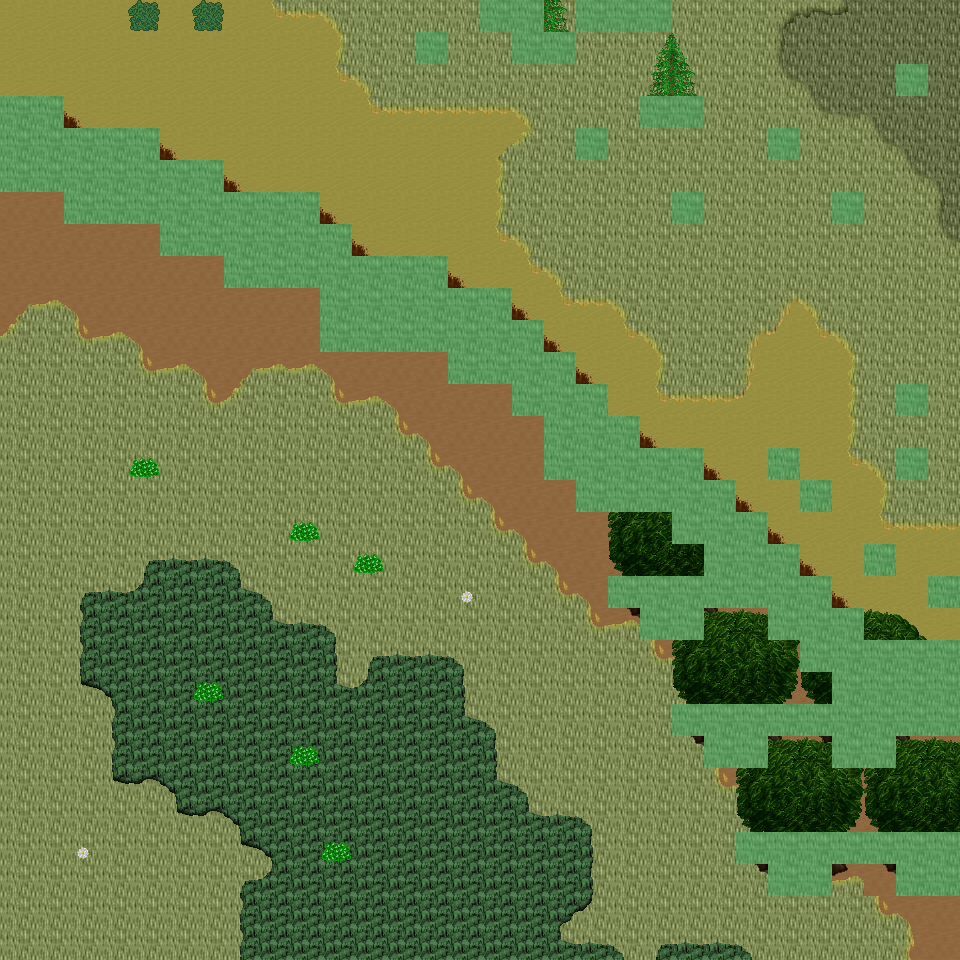

This game map was drawn from its Tiled (.tmx) file and the tilesets committed beside it. A one-line description and the trimmed map source follow:
An orthogonal 30x30 tile map with 32x32 px tiles, 6 tile layers (Ground, Object, Object2, Above, ...), 45 tilesets and 8 objects (8x mapExit).

<map version="1.0" orientation="orthogonal" renderorder="right-down" width="30" height="30" tilewidth="32" tileheight="32" nextobjectid="9">
  <tileset firstgid="1" name="tileset_ground_ground" tilewidth="32" tileheight="32" tilecount="33" columns="3">
    <image source="../drawable/tileset_ground_ground.png" width="96" height="352" />
  </tileset>
  <tileset firstgid="34" name="tileset_ground_ridge_earth_dark" tilewidth="32" tileheight="32" tilecount="96" columns="12">
    <image source="../drawable/tileset_ground_ridge_earth_dark.png" width="384" height="256" />
  </tileset>
  <tileset firstgid="130" name="tileset_plant_grasses" tilewidth="32" tileheight="32" tilecount="6" columns="3">
    <image source="../drawable/tileset_plant_grasses.png" width="96" height="64" />
  </tileset>
  <tileset firstgid="136" name="tileset_ground_ladder_vertical_dark" tilewidth="32" tileheight="32" tilecount="3" columns="3">
    <image source="../drawable/tileset_ground_ladder_vertical_dark.png" width="96" height="32" />
  </tileset>
  <tileset firstgid="139" name="tileset_logic_collision" tilewidth="32" tileheight="32" tilecount="1" columns="1">
    <image source="../drawable/tileset_logic_collision.png" width="32" height="32" />
  </tileset>
  <tileset firstgid="140" name="tileset_ground_grass_corners" tilewidth="32" tileheight="32" tilecount="24" columns="6">
    <image source="../drawable/tileset_ground_grass_corners.png" width="192" height="128" />
  </tileset>
  <tileset firstgid="164" name="tileset_ground_earth_edges" tilewidth="32" tileheight="32" tilecount="18" columns="6">
    <image source="../drawable/tileset_ground_earth_edges.png" width="192" height="96" />
  </tileset>
  <tileset firstgid="182" name="tileset_plant_bush_bushes" tilewidth="32" tileheight="32" tilecount="10" columns="5">
    <image source="../drawable/tileset_plant_bush_bushes.png" width="160" height="64" />
  </tileset>
  <tileset firstgid="192" name="tileset_plant_tree_tree_darkgreen" tilewidth="32" tileheight="32" tilecount="88" columns="8">
    <image source="../drawable/tileset_plant_tree_tree_darkgreen.png" width="256" height="352" />
  </tileset>
  <tileset firstgid="280" name="tileset_ground_rock_pebbles" tilewidth="32" tileheight="32" tilecount="3" columns="1">
    <image source="../drawable/tileset_ground_rock_pebbles.png" width="32" height="96" />
  </tileset>
  <tileset firstgid="283" name="tileset_furniture_sink_jacuzzi_dark_side_on" tilewidth="32" tileheight="32" tilecount="36" columns="3">
    <image source="../drawable/tileset_furniture_sink_jacuzzi_dark_side_on.png" width="96" height="384" />
  </tileset>
  <tileset firstgid="319" name="tileset_furniture_chair_bench_iron_extensible" tilewidth="32" tileheight="32" tilecount="16" columns="4">
    <image source="../drawable/tileset_furniture_chair_bench_iron_extensible.png" width="128" height="128" />
  </tileset>
  <tileset firstgid="335" name="tileset_plant_flower_daisy_blue" tilewidth="32" tileheight="32" tilecount="8" columns="2">
    <image source="../drawable/tileset_plant_flower_daisy_blue.png" width="64" height="128" />
  </tileset>
  <tileset firstgid="343" name="tileset_plant_flower_daisy_red" tilewidth="32" tileheight="32" tilecount="8" columns="2">
    <image source="../drawable/tileset_plant_flower_daisy_red.png" width="64" height="128" />
  </tileset>
  <tileset firstgid="351" name="tileset_plant_flower_daisy_white" tilewidth="32" tileheight="32" tilecount="8" columns="2">
    <image source="../drawable/tileset_plant_flower_daisy_white.png" width="64" height="128" />
  </tileset>
  <tileset firstgid="359" name="tileset_plant_flower_daisy_yellow" tilewidth="32" tileheight="32" tilecount="8" columns="2">
    <image source="../drawable/tileset_plant_flower_daisy_yellow.png" width="64" height="128" />
  </tileset>
  <tileset firstgid="367" name="tileset_plant_bush_hedge" tilewidth="32" tileheight="32" tilecount="35" columns="5">
    <image source="../drawable/tileset_plant_bush_hedge.png" width="160" height="224" />
  </tileset>
  <tileset firstgid="402" name="tileset_plant_tree_evergreen" tilewidth="32" tileheight="32" tilecount="36" columns="3">
    <image source="../drawable/tileset_plant_tree_evergreen.png" width="96" height="384" />
  </tileset>
  <tileset firstgid="438" name="tileset_furniture_light_iron_lamp" tilewidth="32" tileheight="32" tilecount="3" columns="1">
    <image source="../drawable/tileset_furniture_light_iron_lamp.png" width="32" height="96" />
  </tileset>
  <tileset firstgid="441" name="tileset_furniture_light_flames" tilewidth="32" tileheight="32" tilecount="6" columns="6">
    <image source="../drawable/tileset_furniture_light_flames.png" width="192" height="32" />
  </tileset>
  <tileset firstgid="447" name="tileset_item_statue_girl_with_bird" tilewidth="32" tileheight="32" tilecount="12" columns="4">
    <image source="../drawable/tileset_item_statue_girl_with_bird.png" width="128" height="96" />
  </tileset>
  <tileset firstgid="459" name="tileset_object_birds" tilewidth="32" tileheight="32" tilecount="4" columns="2">
    <image source="../drawable/tileset_object_birds.png" width="64" height="64" />
  </tileset>
  <tileset firstgid="463" name="tileset_logic_protection" tilewidth="32" tileheight="32" tilecount="2" columns="2">
    <image source="../drawable/tileset_logic_protection.png" width="64" height="32" />
  </tileset>
  <tileset firstgid="465" name="tileset_plant_tree_spruce" tilewidth="32" tileheight="32" tilecount="6" columns="2">
    <image source="../drawable/tileset_plant_tree_spruce.png" width="64" height="96" />
  </tileset>
  <tileset firstgid="471" name="tileset_plant_tree_taller_trees" tilewidth="32" tileheight="32" tilecount="32" columns="8">
    <image source="../drawable/tileset_plant_tree_taller_trees.png" width="256" height="128" />
  </tileset>
  <tileset firstgid="503" name="tileset_plant_stump_hollow_logs" tilewidth="32" tileheight="32" tilecount="6" columns="3">
    <image source="../drawable/tileset_plant_stump_hollow_logs.png" width="96" height="64" />
  </tileset>
  <tileset firstgid="509" name="tileset_plant_stump_small_stump" tilewidth="32" tileheight="32" tilecount="4" columns="2">
    <image source="../drawable/tileset_plant_stump_small_stump.png" width="64" height="64" />
  </tileset>
  <tileset firstgid="513" name="tileset_ground_grass_2" tilewidth="32" tileheight="32" tilecount="21" columns="3">
    <image source="../drawable/tileset_ground_grass_2.png" width="96" height="224" />
  </tileset>
  <tileset firstgid="534" name="tileset_ground_water_waterfall" tilewidth="32" tileheight="32" tilecount="120" columns="8">
    <image source="../drawable/tileset_ground_water_waterfall.png" width="256" height="480" />
  </tileset>
  <tileset firstgid="654" name="tileset_ground_water_pool_corners" tilewidth="32" tileheight="32" tilecount="72" columns="3">
    <image source="../drawable/tileset_ground_water_pool_corners.png" width="96" height="768" />
  </tileset>
  <tileset firstgid="726" name="tileset_ground_water_pool" tilewidth="32" tileheight="32" tilecount="72" columns="3">
    <image source="../drawable/tileset_ground_water_pool.png" width="96" height="768" />
  </tileset>
  <tileset firstgid="798" name="tileset_plant_vine" tilewidth="32" tileheight="32" tilecount="3" columns="1">
    <image source="../drawable/tileset_plant_vine.png" width="32" height="96" />
  </tileset>
  <tileset firstgid="801" name="tileset_logic_item_fruits" tilewidth="32" tileheight="32" tilecount="16" columns="8">
    <image source="../drawable/tileset_logic_item_fruits.png" width="256" height="64" />
  </tileset>
  <tileset firstgid="817" name="tileset_ground_dry_grass" tilewidth="32" tileheight="32" tilecount="54" columns="9">
    <image source="../drawable/tileset_ground_dry_grass.png" width="288" height="192" />
  </tileset>
  <tileset firstgid="871" name="tileset_light_dim_light_5x5" tilewidth="32" tileheight="32" tilecount="25" columns="5">
    <image source="../drawable/tileset_light_dim_light_5x5.png" width="160" height="160" />
  </tileset>
  <tileset firstgid="896" name="tileset_building_chimney_smoke" tilewidth="32" tileheight="32" tilecount="40" columns="4">
    <image source="../drawable/tileset_building_chimney_smoke.png" width="128" height="320" />
  </tileset>
  <tileset firstgid="936" name="tileset_logic_creature_hybrid" tilewidth="32" tileheight="32" tilecount="16" columns="8">
    <image source="../drawable/tileset_logic_creature_hybrid.png" width="256" height="64" />
  </tileset>
  <tileset firstgid="952" name="tileset_building_huts" tilewidth="32" tileheight="32" tilecount="338" columns="26">
    <image source="../drawable/tileset_building_huts.png" width="832" height="416" />
  </tileset>
  <tileset firstgid="1290" name="tileset_logic_portal" tilewidth="32" tileheight="32" tilecount="24" columns="8">
    <image source="../drawable/tileset_logic_portal.png" width="256" height="96" />
  </tileset>
  <tileset firstgid="1314" name="tileset_plant_bush_leafy" tilewidth="32" tileheight="32" tilecount="48" columns="8">
    <image source="../drawable/tileset_plant_bush_leafy.png" width="256" height="192" />
  </tileset>
  <tileset firstgid="1362" name="tileset_plant_bush_berried" tilewidth="32" tileheight="32" tilecount="60" columns="5">
    <image source="../drawable/tileset_plant_bush_berried.png" width="160" height="384" />
  </tileset>
  <tileset firstgid="1422" name="tileset_plant_bush_flowering" tilewidth="32" tileheight="32" tilecount="72" columns="8">
    <image source="../drawable/tileset_plant_bush_flowering.png" width="256" height="288" />
  </tileset>
  <tileset firstgid="1494" name="tileset_plant_bushes_and_trees" tilewidth="32" tileheight="32" tilecount="144" columns="16">
    <image source="../drawable/tileset_plant_bushes_and_trees.png" width="512" height="289" />
  </tileset>
  <tileset firstgid="1638" name="tileset_plant_bush_bush_pinks" tilewidth="32" tileheight="32" tilecount="4" columns="2">
    <image source="../drawable/tileset_plant_bush_bush_pinks.png" width="64" height="64" />
  </tileset>
  <tileset firstgid="1642" name="tileset_logic_creature_mutant" tilewidth="32" tileheight="32" tilecount="7" columns="7">
    <image source="../drawable/tileset_logic_creature_mutant.png" width="224" height="32" />
  </tileset>
  <layer name="Ground" width="30" height="30">
    <data>[900 cells, 900 non-empty, 5 distinct tile ids]</data>
  </layer>
  <layer name="Object" width="30" height="30">
    <data>[900 cells, 313 non-empty, 60 distinct tile ids]</data>
  </layer>
  <layer name="Object2" width="30" height="30">
    <data>[900 cells, 24 non-empty, 6 distinct tile ids]</data>
  </layer>
  <layer name="Above" width="30" height="30">
    <data>[900 cells, 54 non-empty, 14 distinct tile ids]</data>
  </layer>
  <layer name="Above2" width="30" height="30">
    <data>[900 cells, 19 non-empty, 4 distinct tile ids]</data>
  </layer>
  <layer name="Walkable" width="30" height="30">
    <data>[900 cells, 140 non-empty, 1 distinct tile ids]</data>
  </layer>
  <objectgroup name="MapEvents">
    <object id="1" name="north" type="mapExit" x="0" y="0" width="480" height="32">
      <properties>
        <property name="map" value="level_0_x102_y9" />
        <property name="x" value="0" />
        <property name="y" value="28" />
      </properties>
    </object>
    <object id="2" name="north2" type="mapExit" x="544" y="0" width="32" height="32">
      <properties>
        <property name="map" value="level_0_x102_y9" />
        <property name="x" value="17" />
        <property name="y" value="28" />
      </properties>
    </object>
    <object id="3" name="north3" type="mapExit" x="672" y="0" width="288" height="32">
      <properties>
        <property name="map" value="level_0_x102_y9" />
        <property name="x" value="21" />
        <property name="y" value="28" />
      </properties>
    </object>
    <object id="4" name="south" type="mapExit" x="0" y="928" width="960" height="32">
      <properties>
        <property name="map" value="level_0_x102_y11" />
        <property name="x" value="0" />
        <property name="y" value="1" />
      </properties>
    </object>
    <object id="5" name="east" type="mapExit" x="928" y="0" width="32" height="576">
      <properties>
        <property name="map" value="level_0_x103_y10" />
        <property name="x" value="1" />
        <property name="y" value="0" />
      </properties>
    </object>
    <object id="6" name="east2" type="mapExit" x="928" y="608" width="32" height="32">
      <properties>
        <property name="map" value="level_0_x103_y10" />
        <property name="x" value="1" />
        <property name="y" value="19" />
      </properties>
    </object>
    <object id="7" name="east3" type="mapExit" x="928" y="736" width="32" height="96">
      <properties>
        <property name="map" value="level_0_x103_y10" />
        <property name="x" value="1" />
        <property name="y" value="23" />
      </properties>
    </object>
    <object id="8" name="east4" type="mapExit" x="928" y="896" width="32" height="64">
      <properties>
        <property name="map" value="level_0_x103_y10" />
        <property name="x" value="1" />
        <property name="y" value="28" />
      </properties>
    </object>
  </objectgroup>
</map>
